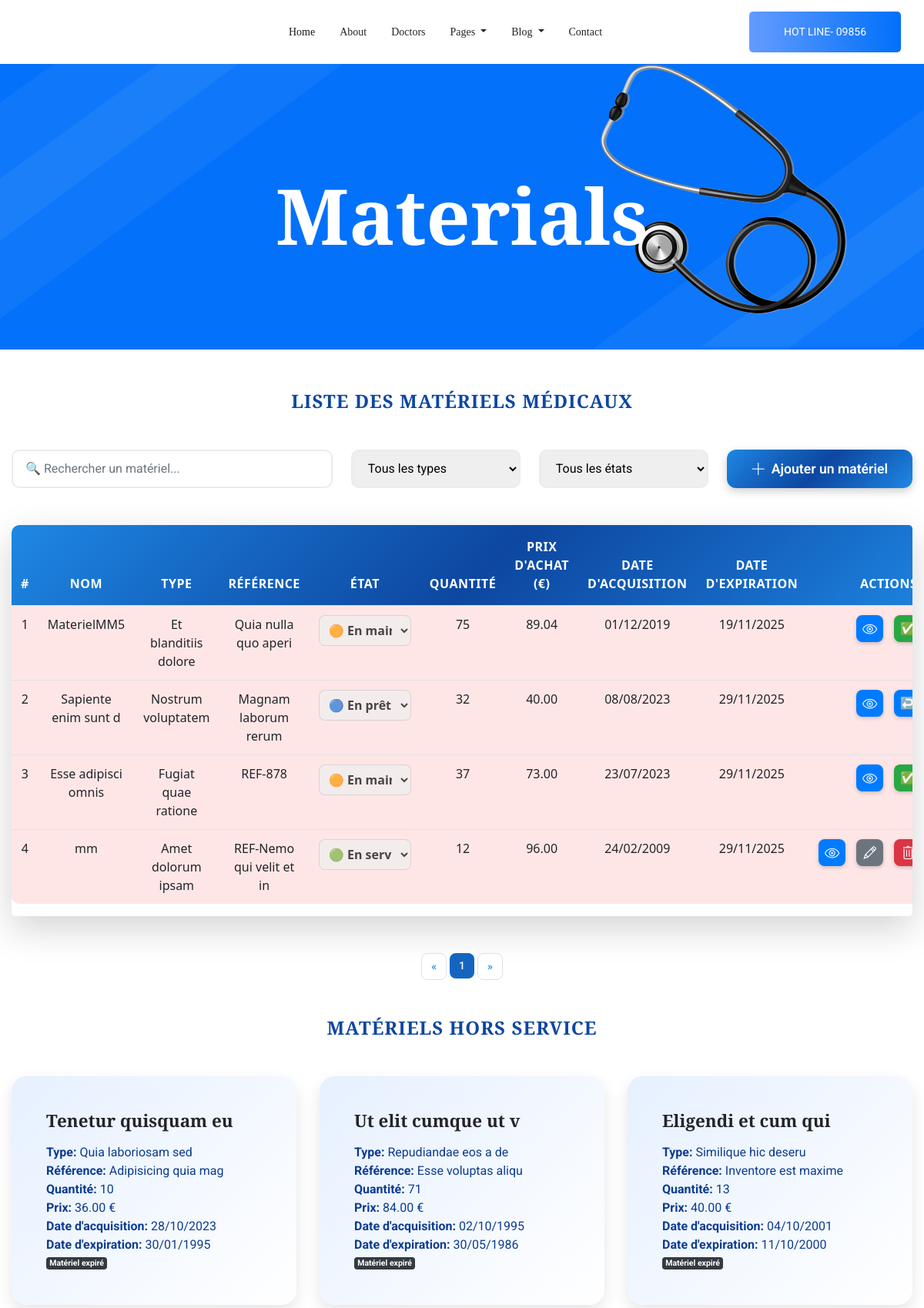
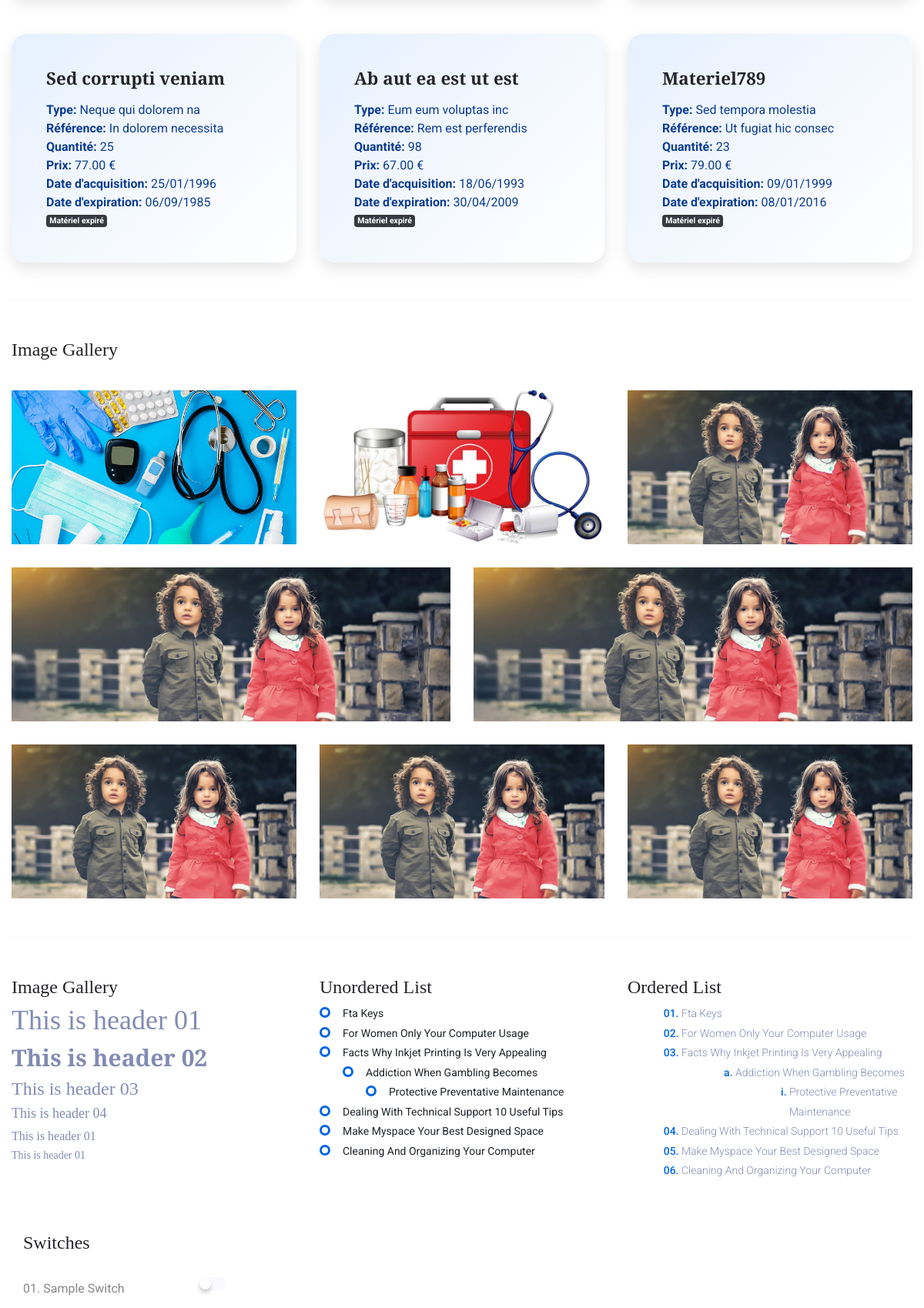
/materiel/ (upper part), run on the app's committed database (2 pictures, top to bottom).
### MaterialsApp/models.py (models this page shows, shortened)
class MaterielMedical(models.Model):
    IdMaterial = models.AutoField(primary_key=True)
    Nom = models.CharField(max_length=100)
    Type = models.CharField(max_length=50)
    Reference = models.CharField(max_length=50)
    Etat = models.CharField(
        max_length=20,
        choices=EtatMateriel.choices,
        default=EtatMateriel.EN_SERVICE
    )
    Quantite = models.PositiveIntegerField()
    PrixAchat = models.DecimalField(max_digits=10, decimal_places=2)
    DateAcquisition = models.DateField()
    DateExpiration = models.DateField()

### MaterialsApp/views.py (the view)
# urls.py: path('materiel/', views.liste_materiels, name='liste_materiels'),
def liste_materiels(request):
    type_filter = request.GET.get('type', '')
    etat_filter = request.GET.get('etat', '')
    search_query = request.GET.get('search', '')
    materiels = MaterielMedical.objects.exclude(Etat='HORS_SERVICE')
    if search_query:
        materiels = materiels.filter(Nom__icontains=search_query)
    if type_filter:
        materiels = materiels.filter(Type__icontains=type_filter)
    if etat_filter:
        materiels = materiels.filter(Etat__iexact=etat_filter)
    today = timezone.now().date()
    types = MaterielMedical.objects.exclude(Etat='HORS_SERVICE').values_list('Type', flat=True).distinct()
    materiels_hors_service = MaterielMedical.objects.filter(Etat='HORS_SERVICE')
    context = {
        'materiels': materiels,
        'materiels_hors_service': materiels_hors_service,
        'today': today,
        'types': types,
        'selected_type': type_filter,
        'selected_etat': etat_filter,
        'search_query': search_query,
    }
    return render(request, 'materiel/elements.html', context)

### templates/materiel/elements.html (shortened to what this page needs)
<!doctype html>
<html lang="en">
{% load static %}
<head>
    <link rel="stylesheet" href="{% static 'css/bootstrap.min.css' %}">
    <link rel="stylesheet" href="{% static 'css/animate.css' %}">
    <link rel="stylesheet" href="{% static 'css/owl.carousel.min.css' %}">
    <link rel="stylesheet" href="{% static 'css/themify-icons.css' %}">
    <link rel="stylesheet" href="{% static 'css/flaticon.css' %}">
    <link rel="stylesheet" href="{% static 'css/magnific-popup.css' %}">
    <link rel="stylesheet" href="{% static 'css/nice-select.css' %}">
    <link rel="stylesheet" href="{% static 'css/slick.css' %}">
    <link rel="stylesheet" href="{% static 'css/style.css' %}">
</head>
<body>
    <header class="main_menu">
        <div class="container">
            <div class="row align-items-center">
                <div class="col-lg-12">
                    <nav class="navbar navbar-expand-lg navbar-light">
                        <a class="navbar-brand" href="index.html"> <img src="img/logo.png" alt="logo"> </a>
                        <div class="collapse navbar-collapse main-menu-item justify-content-center"
                            id="navbarSupportedContent">
                            <ul class="navbar-nav align-items-center">
                                <li class="nav-item active">
                                    <a class="nav-link" href="index.html">Home</a>
                                </li>
                                <li class="nav-item">
                                    <a class="nav-link" href="about.html">about</a>
                                </li>
                                <li class="nav-item">
                                    <a class="nav-link" href="Doctor.html">Doctors</a>
                                </li>
                                <li class="nav-item dropdown">
                                    <a class="nav-link dropdown-toggle" href="blog.html" id="navbarDropdown"
                                        role="button" data-toggle="dropdown" aria-haspopup="true" aria-expanded="false">
                                        Pages
                                    </a>
                                </li>
                                <li class="nav-item dropdown">
                                    <a class="nav-link dropdown-toggle" href="blog.html" id="navbarDropdown_1"
                                        role="button" data-toggle="dropdown" aria-haspopup="true" aria-expanded="false">
                                        blog
                                    </a>
                                </li>
                                <li class="nav-item">
                                    <a class="nav-link" href="contact.html">Contact</a>
                                </li>
                            </ul>
                        </div>
                        <a class="btn_2 d-none d-lg-block" href="#">HOT LINE- 09856</a>
                    </nav>
                </div>
            </div>
        </div>
    </header>
    <section class="breadcrumb_part breadcrumb_bg">
        <div class="container">
            <div class="row">
                <div class="col-lg-12">
                    <div class="breadcrumb_iner">
                        <div class="breadcrumb_iner_item">
                            <h2>Materials</h2>
                        </div>
                    </div>
                </div>
            </div>
        </div>
    </section>
<div class="container-fluid my-4" style="max-width: 1550px;">
  <h3 class="text-center mb-5 text-primary">Liste des matériels médicaux</h3>
  <div class="d-flex flex-wrap justify-content-between align-items-center mb-5 gap-4">
    <form id="filterForm" method="get" class="d-flex gap-4 align-items-center flex-grow-1 me-4">
      <div class="flex-grow-1">
        <input id="searchInput" name="search" type="text" value="{{ search_query }}" class="form-control form-control-lg" placeholder="🔍 Rechercher un matériel..." style="min-width: 300px; height: 50px;">
      </div>
      <div>
        <select name="type" id="typeSelect" class="form-select form-select-lg" style="min-width: 220px; height: 50px;">
          <option value="">Tous les types</option>
        </select>
      </div>
      <div>
        <select name="etat" id="etatSelect" class="form-select form-select-lg" style="min-width: 220px; height: 50px;">
          <option value="">Tous les états</option>
        </select>
      </div>
    </form>
    <a href="{% url 'ajouter_materiel' %}" class="btn btn-add flex-shrink-0" style="height: 50px; padding: 0.75rem 2rem;">
      <i class="ti-plus"></i> Ajouter un matériel
    </a>
  </div>
  <div class="table-responsive shadow-lg rounded-lg mt-4">
    <table class="table table-hover align-middle text-center" id="materielTable">
      <thead class="table-primary">
        <tr>
          <th>#</th>
          <th>Nom</th>
          <th>Type</th>
          <th>Référence</th>
          <th>État</th>
          <th>Quantité</th>
          <th>Prix d'achat (€)</th>
          <th>Date d'acquisition</th>
          <th>Date d'expiration</th>
          <th>Actions</th>
        </tr>
      </thead>
      <tbody>
        {% for materiel in materiels %}
        <tr class="
            {% if materiel.Etat == 'EN_MAINTENANCE' %}maintenance-row{% endif %}
            {% if materiel.DateExpiration < today %}expired-row{% endif %}
        ">
          <td>{{ forloop.counter }}</td>
          <td>{{ materiel.Nom }}</td>
          <td>{{ materiel.Type }}</td>
          <td>{{ materiel.Reference }}</td>
          <td>
            <select class="form-select status-select" data-id="{{ materiel.id }}" disabled>
              <option value="EN_SERVICE" {% if materiel.Etat == 'EN_SERVICE' %}selected{% endif %}>🟢 En service</option>
              <option value="EN_MAINTENANCE" {% if materiel.Etat == 'EN_MAINTENANCE' %}selected{% endif %}>🟠 En maintenance</option>
              <option value="EN_PRET" {% if materiel.Etat == 'EN_PRET' %}selected{% endif %}>🔵 En prêt</option>
            </select>
          </td>
          <td>{{ materiel.Quantite }}</td>
          <td>{{ materiel.PrixAchat }}</td>
          <td>{{ materiel.DateAcquisition|date:"d/m/Y" }}</td>
          <td>{{ materiel.DateExpiration|date:"d/m/Y" }}</td>
          <td class="text-center">
            <div class="btn-stickers">
              <a href="{% url 'materiel_detail' materiel.IdMaterial %}" class="sticker-btn btn-view" title="Détails">
                <i class="ti-eye"></i>
              </a>
              {% if materiel.Etat == 'EN_SERVICE' %}
                <a href="{% url 'modifier_materiel' materiel.IdMaterial %}" class="sticker-btn btn-edit" title="Modifier"><i class="ti-pencil"></i></a>
                <a href="{% url 'supprimer_materiel' materiel.IdMaterial %}" class="sticker-btn btn-delete" title="Supprimer"><i class="ti-trash"></i></a>
              {% elif materiel.Etat == 'EN_MAINTENANCE' %}
                <a href="{% url 'remettre_en_service' materiel.IdMaterial %}" class="sticker-btn btn-success" title="Remettre en service">✅</a>
              {% elif materiel.Etat == 'EN_PRET' %}
                <a href="{% url 'retour_pret' materiel.IdMaterial %}" class="sticker-btn btn-primary" title="Retour de prêt">↩️</a>
              {% endif %}
            </div>
          </td>
        </tr>
        {% empty %}
          <tr>
            <td colspan="10" class="text-center text-muted py-4">Aucun matériel trouvé</td>
          </tr>
        {% endfor %}
      </tbody>
    </table>
  </div>
  <nav aria-label="Table pagination" class="mt-5">
    <ul class="pagination justify-content-center" id="pagination"></ul>
  </nav>
<h3 class="text-center mb-5 text-primary mt-5">Matériels Hors Service</h3>
<div class="row mt-3">
  {% for materiel in materiels_hors_service %}
  <div class="col-md-4 mb-4">
    <div class="creative-card">
      <div class="card-body">
        <h5 class="card-title">{{ materiel.Nom }}</h5>
        <p class="card-text">
          <strong>Type:</strong> {{ materiel.Type }}<br>
          <strong>Référence:</strong> {{ materiel.Reference }}<br>
          <strong>Quantité:</strong> {{ materiel.Quantite }}<br>
          <strong>Prix:</strong> {{ materiel.PrixAchat }} €<br>
          <strong>Date d'acquisition:</strong> {{ materiel.DateAcquisition|date:"d/m/Y" }}<br>
          <strong>Date d'expiration:</strong> {{ materiel.DateExpiration|date:"d/m/Y" }}
        </p>
        {% if materiel.DateExpiration >= today %}
          <a href="{% url 'reparer_materiel' materiel.IdMaterial %}" class="btn btn-primary btn-sm">🔧 Réparer</a>
        {% else %}
          <span class="badge bg-dark text-white">Matériel expiré</span>
        {% endif %}
      </div>
    </div>
  </div>
  {% empty %}
    <p class="text-center text-muted">Aucun matériel hors service pour le moment.</p>
  {% endfor %}
</div>
			<div class="section-top-border">
    <h3>Image Gallery</h3>
    <div class="row gallery-item">
        <div class="col-md-4">
            <a href="{% static 'img/elements/s.jpg' %}" class="img-pop-up">
<div class="single-gallery-image" style='background-image: url("{% static 'img/elements/s.jpg' %}");'></div>
            </a>
        </div>
        <div class="col-md-4">
            <a href="{% static 'img/elements/MM.jpg' %}" class="img-pop-up">
<div class="single-gallery-image" style='background-image: url("{% static 'img/elements/MM.jpg' %}");'></div>
            </a>
        </div>
        <div class="col-md-4">
            <a href="{% static 'img/elements/g3.jpg' %}" class="img-pop-up">
<div class="single-gallery-image" style='background-image: url("{% static 'img/elements/g1.jpg' %}");'></div>
            </a>
        </div>
        <div class="col-md-6">
            <a href="{% static 'img/elements/g4.jpg' %}" class="img-pop-up">
<div class="single-gallery-image" style='background-image: url("{% static 'img/elements/g1.jpg' %}");'></div>
            </a>
        </div>
        <div class="col-md-6">
            <a href="{% static 'img/elements/g5.jpg' %}" class="img-pop-up">
<div class="single-gallery-image" style='background-image: url("{% static 'img/elements/g1.jpg' %}");'></div>
            </a>
        </div>
        <div class="col-md-4">
            <a href="{% static 'img/elements/g6.jpg' %}" class="img-pop-up">
<div class="single-gallery-image" style='background-image: url("{% static 'img/elements/g1.jpg' %}");'></div>
            </a>
        </div>
        <div class="col-md-4">
            <a href="{% static 'img/elements/g7.jpg' %}" class="img-pop-up">
<div class="single-gallery-image" style='background-image: url("{% static 'img/elements/g1.jpg' %}");'></div>
            </a>
        </div>
        <div class="col-md-4">
            <a href="{% static 'img/elements/g8.jpg' %}" class="img-pop-up">
<div class="single-gallery-image" style='background-image: url("{% static 'img/elements/g1.jpg' %}");'></div>
            </a>
        </div>
    </div>
</div>
			<div class="section-top-border">
				<div class="row">
					<div class="col-md-4">
						<h3 class="mb-20">Image Gallery</h3>
						<div class="typography">
							<h1>This is header 01</h1>
							<h2>This is header 02</h2>
							<h3>This is header 03</h3>
							<h4>This is header 04</h4>
							<h5>This is header 01</h5>
							<h6>This is header 01</h6>
						</div>
					</div>
					<div class="col-md-4 mt-sm-30">
						<h3 class="mb-20">Unordered List</h3>
						<div class="">
							<ul class="unordered-list">
								<li>Fta Keys</li>
								<li>For Women Only Your Computer Usage</li>
								<li>Facts Why Inkjet Printing Is Very Appealing
									<ul>
										<li>Addiction When Gambling Becomes
											<ul>
												<li>Protective Preventative Maintenance</li>
											</ul>
										</li>
									</ul>
								</li>
								<li>Dealing With Technical Support 10 Useful Tips</li>
								<li>Make Myspace Your Best Designed Space</li>
								<li>Cleaning And Organizing Your Computer</li>
							</ul>
						</div>
					</div>
					<div class="col-md-4 mt-sm-30">
						<h3 class="mb-20">Ordered List</h3>
						<div class="">
							<ol class="ordered-list">
								<li><span>Fta Keys</span></li>
								<li><span>For Women Only Your Computer Usage</span></li>
								<li><span>Facts Why Inkjet Printing Is Very Appealing</span>
									<ol class="ordered-list-alpha">
										<li><span>Addiction When Gambling Becomes</span>
											<ol class="ordered-list-roman">
												<li><span>Protective Preventative Maintenance</span></li>
											</ol>
										</li>
									</ol>
								</li>
								<li><span>Dealing With Technical Support 10 Useful Tips</span></li>
								<li><span>Make Myspace Your Best Designed Space</span></li>
								<li><span>Cleaning And Organizing Your Computer</span></li>
							</ol>
						</div>
					</div>
				</div>
			</div>
					<div class="col-lg-3 col-md-4 mt-sm-30">
						<div class="single-element-widget">
							<h3 class="mb-30">Switches</h3>
							<div class="switch-wrap d-flex justify-content-between">
								<p>01. Sample Switch</p>
								<div class="primary-switch">
									<label for="default-switch"></label>
								</div>
							</div>
						</div>
					</div>
				</div>
</body>
</html>

### data on the page
MaterielMedical: Nom "MaterielMM5", Type "Et blanditiis dolore", Reference "Quia nulla quo aperi", Etat "🟠 En maintenance", Quantite "75", PrixAchat "89.04", DateAcquisition "01/12/2019", DateExpiration "19/11/2025"
MaterielMedical: Nom "Sapiente enim sunt d", Type "Nostrum voluptatem", Reference "Magnam laborum rerum", Etat "🔵 En prêt", Quantite "32", PrixAchat "40.00", DateAcquisition "08/08/2023", DateExpiration "29/11/2025"
MaterielMedical: Nom "Esse adipisci omnis", Type "Fugiat quae ratione", Reference "REF-878", Etat "🟠 En maintenance", Quantite "37", PrixAchat "73.00", DateAcquisition "23/07/2023", DateExpiration "29/11/2025"
MaterielMedical: Nom "mm", Type "Amet dolorum ipsam", Reference "REF-Nemo qui velit et in", Etat "🟢 En service", Quantite "12", PrixAchat "96.00", DateAcquisition "24/02/2009", DateExpiration "29/11/2025"
MaterielMedical: Nom "Tenetur quisquam eu", Type "Quia laboriosam sed", Reference "Adipisicing quia mag", Quantite "10", PrixAchat "36.00", DateAcquisition "28/10/2023", DateExpiration "30/01/1995", shows "Matériel expiré"
MaterielMedical: Nom "Ut elit cumque ut v", Type "Repudiandae eos a de", Reference "Esse voluptas aliqu", Quantite "71", PrixAchat "84.00", DateAcquisition "02/10/1995", DateExpiration "30/05/1986", shows "Matériel expiré"
MaterielMedical: Nom "Eligendi et cum qui", Type "Similique hic deseru", Reference "Inventore est maxime", Quantite "13", PrixAchat "40.00", DateAcquisition "04/10/2001", DateExpiration "11/10/2000", shows "Matériel expiré"
MaterielMedical: Nom "Sed corrupti veniam", Type "Neque qui dolorem na", Reference "In dolorem necessita", Quantite "25", PrixAchat "77.00", DateAcquisition "25/01/1996", DateExpiration "06/09/1985", shows "Matériel expiré"
MaterielMedical: Nom "Ab aut ea est ut est", Type "Eum eum voluptas inc", Reference "Rem est perferendis", Quantite "98", PrixAchat "67.00", DateAcquisition "18/06/1993", DateExpiration "30/04/2009", shows "Matériel expiré"
MaterielMedical: Nom "Materiel789", Type "Sed tempora molestia", Reference "Ut fugiat hic consec", Quantite "23", PrixAchat "79.00", DateAcquisition "09/01/1999", DateExpiration "08/01/2016", shows "Matériel expiré"
